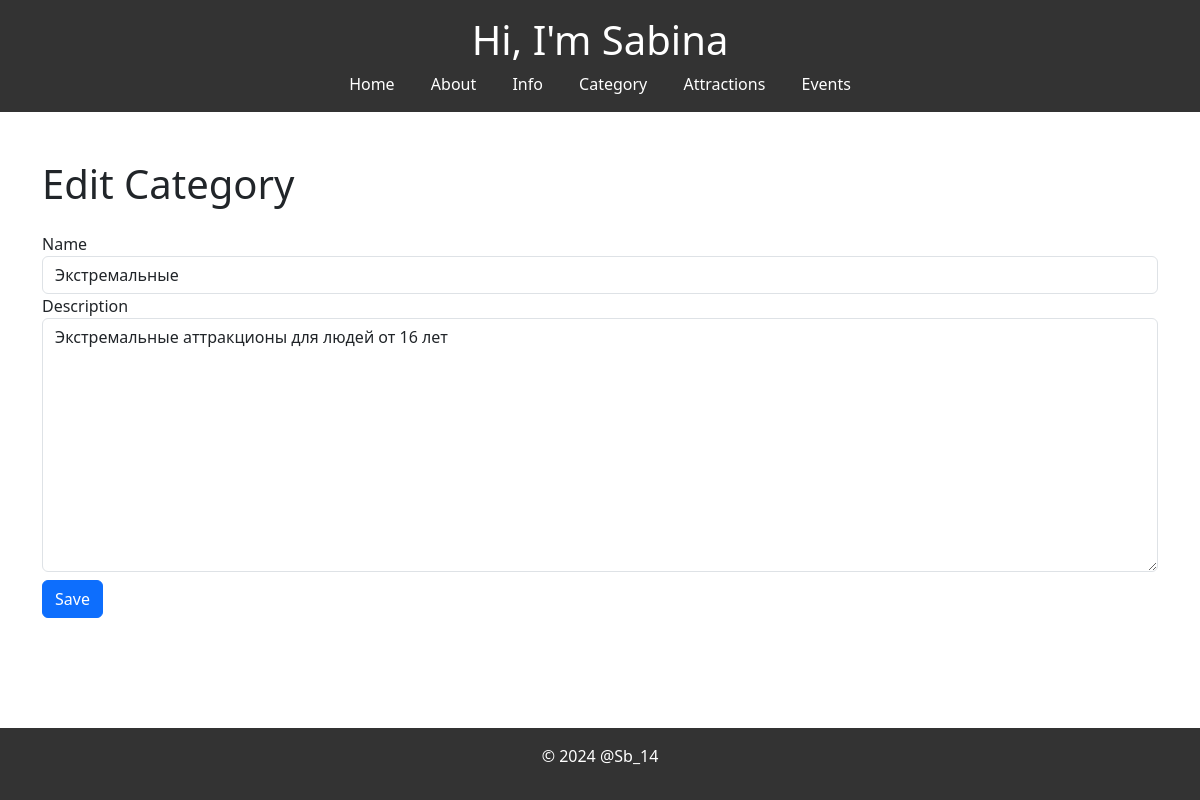
The page /edit_category/1/ on the database its author committed.
### myapp/models.py (models this page shows, shortened)
class Category(models.Model):
    name = models.CharField(max_length=100)
    description = models.TextField()

### myapp/views.py (the view)
# urls.py: path('edit_category/<int:pk>/', views.edit_category, name='edit_category'),
def edit_category(request, pk):
    category = get_object_or_404(Category, pk=pk)
    if request.method == 'POST':
        form = CategoryForm(request.POST, instance=category)
        if form.is_valid():
            form.save()
            return redirect('category_list')
    else:
        form = CategoryForm(instance=category)
    return render(request, 'myapp/edit_category.html', {'form': form})

### myapp/forms.py
class CategoryForm(forms.ModelForm):
    class Meta:
        model = Category
        fields = ['name', 'description']
        widgets = {
            'name': forms.TextInput(attrs={'class': 'form-control'}),
            'description': forms.Textarea(attrs={'class': 'form-control'}),
        }

### myapp/templates/myapp/edit_category.html (shortened to what this page needs)
{% extends 'myapp/layout.html' %}
{% load static %}
{% block body %}
{% include 'myapp/header.html' %}
<div class="container mt-5">
    <h1 class="mb-4">Edit Category</h1>
    <form method="post">
        <div class="form-group">
            <label for="name">Name</label>
            {{ form.name }}
        </div>
        <div class="form-group">
            <label for="description">Description</label>
            {{ form.description }}
        </div>
        <button type="submit" class="btn btn-primary mt-2">Save</button>
    </form>
</div>
{% endblock %}

### myapp/static/myapp/css/styles.css (style rules this page uses)
body { font-family: Arial, sans-serif; margin: 0; padding: 0; background-color: #f4f4f4; }

### rows shown on the page
Category: name "Экстремальные", description "Экстремальные аттракционы для людей от 16 лет"
